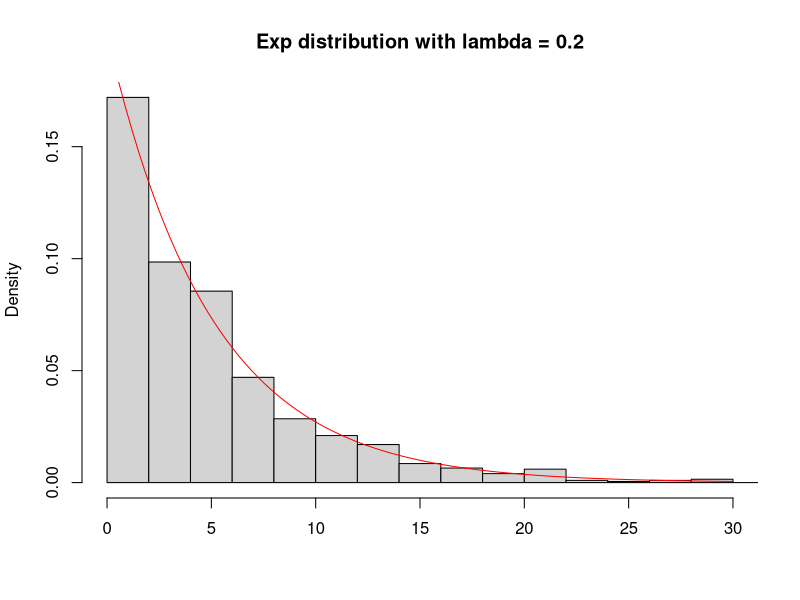
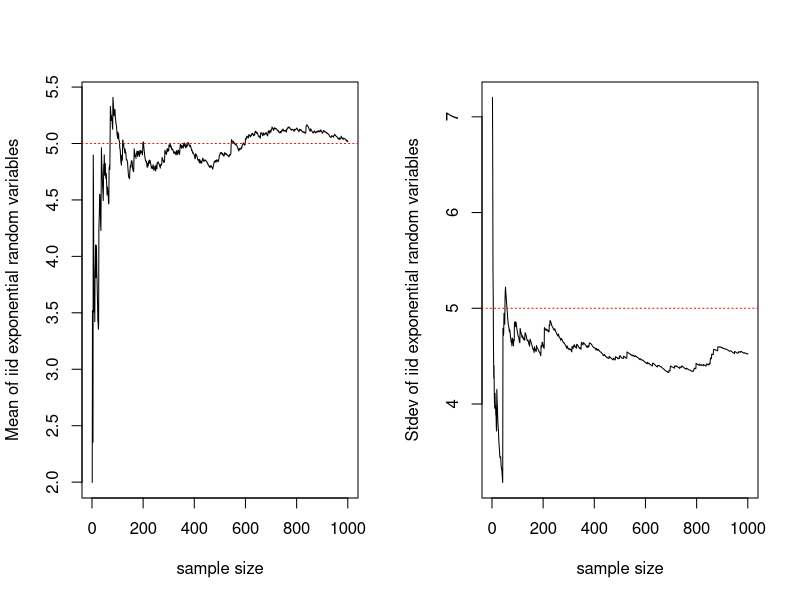
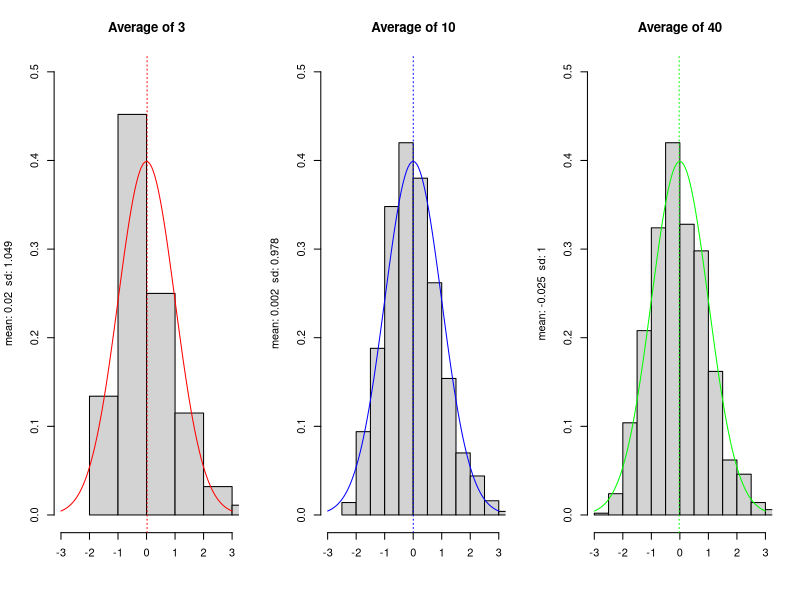

Recreate these plots in R, in order.
## ---- chunk 1
randvar <- rexp(1000, 0.2)
hist(randvar, breaks = 20, freq = FALSE, xlim = c(0,30), main = "Exp distribution with lambda = 0.2", xlab = "")
curve(dexp(x, 0.2), from = 0, to = 30, add = TRUE, col = "red")
## ---- chunk 2
mean(randvar)
sd(randvar)
## ---- chunk 3
par(mfrow=c(1,2))
# cumulative mean
means <- data.frame(
  x = 1 : 1000,
  y = (cumsum(rexp(1000, 0.2)) / (1 : 1000))
  )
plot(means, type = "l", main = "",
     xlab = "sample size",
     ylab = "Mean of iid exponential random variables")
abline(h = 5, lty = 3, col = "red")

# cumulative standard deviation
rval <- rexp(1000, 0.2)
sval <- NULL
for (i in 1:1000) {sval[i] <- sd(rval[1:i])}
deviation <- data.frame(x = 1 : 1000, y = sval)
plot(deviation, type = "l", main = "",
     xlab = "sample size",
     ylab = "Stdev of iid exponential random variables")
abline(h = 5, lty = 3, col = "red")
## ---- chunk 4
cfunc <- function(x, n) sqrt(n) * (mean(x) - 5) / 5
# generate data and averages with different sample sizes
data <- data.frame(x = c(
  apply(matrix(rexp(3 * 1000, 0.2), 1000), 1, cfunc, 3),
  apply(matrix(rexp(10 * 1000, 0.2), 1000), 1, cfunc, 10),
  apply(matrix(rexp(40 * 1000, 0.2), 1000), 1, cfunc, 40)
),
size = factor(rep(c(3, 10, 40), rep(1000, 3)))
)
# plot results into a 1 x 3 grid for comparison
par(mfrow = c(1,3))
hist(data[data$size == 3, 1], breaks = 10, freq = FALSE,
     xlim = c(-3, 3), ylim = c(0, 0.5), main = "Average of 3", xlab = "",
     ylab = paste(
       "mean: ", round(mean(data[data$size == 3, 1]), digits = 3),
       "  ",
       "sd: ", round(sd(data[data$size == 3, 1]), digits = 3),
       sep = ""))
curve(dnorm(x), from = -3, to = 3, add = TRUE, col = "red")
abline(v = mean(data[data$size == 3, 1]), lty = "dotted", col = "red")

hist(data[data$size == 10, 1], breaks = 10, freq = FALSE,
     xlim = c(-3, 3), ylim = c(0, 0.5), main = "Average of 10", xlab = "",
          ylab = paste(
       "mean: ", round(mean(data[data$size == 10, 1]), digits = 3),
       "  ",
       "sd: ", round(sd(data[data$size == 10, 1]), digits = 3),
       sep = ""))
curve(dnorm(x), from = -3, to = 3, add = TRUE, col = "blue")
abline(v = mean(data[data$size == 10, 1]), lty = "dotted", col = "blue")

hist(data[data$size == 40, 1], breaks = 10, freq = FALSE,
     xlim = c(-3, 3), ylim = c(0, 0.5),
     main = "Average of 40", xlab = "",
     ylab = paste(
       "mean: ", round(mean(data[data$size == 40, 1]), digits = 3),
       "  ",
       "sd: ", round(sd(data[data$size == 40, 1]), digits = 3),
       sep = ""))
curve(dnorm(x), from = -3, to = 3, add = TRUE, col = "green")
abline(v = mean(data[data$size == 40, 1]), lty = "dotted", col = "green")
